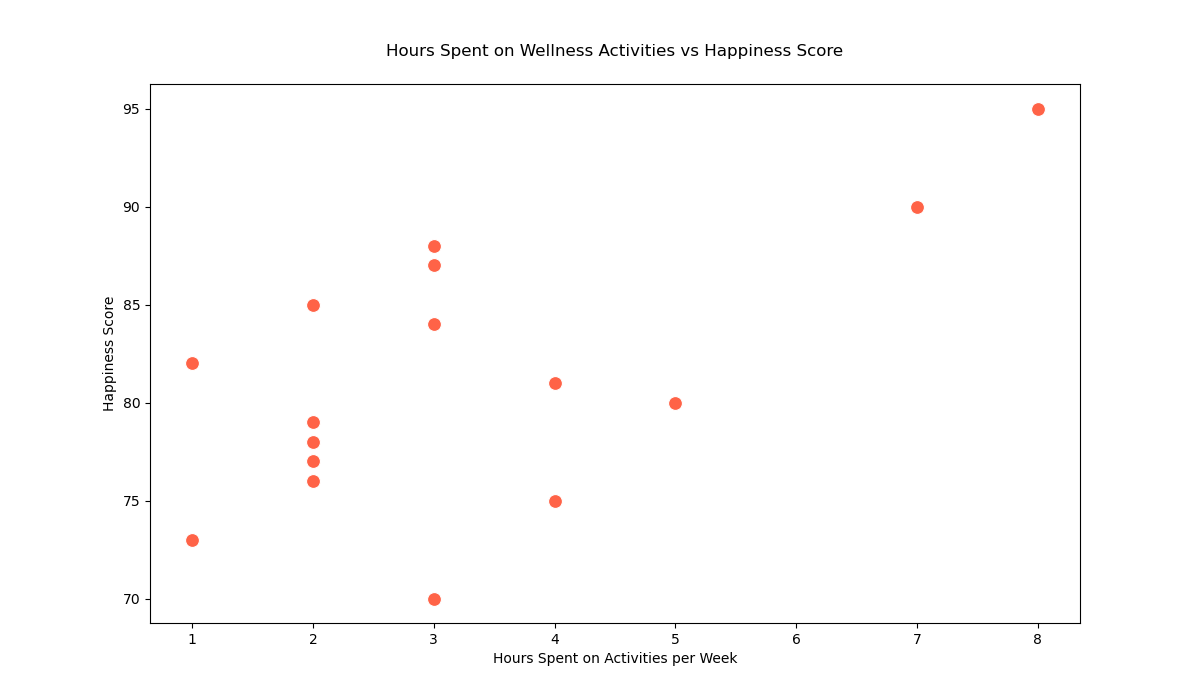

Write Python code to recreate this figure.

import pandas as pd
import seaborn as sns
import matplotlib.pyplot as plt

# Create the DataFrame
data = {
    'Activity': ['Exercise', 'Meditation', 'Reading', 'Socializing', 'Sleeping', 'Cooking', 'Gardening', 
                 'Traveling', 'Hiking', 'Painting', 'Music', 'Volunteering', 'Yoga', 'Writing', 'Photography', 'Crafting'],
    'HoursPerWeek': [5, 2, 4, 7, 8, 3, 2, 1, 3, 2, 4, 3, 3, 2, 2, 1],
    'HappinessScore': [80, 85, 75, 90, 95, 70, 78, 82, 88, 76, 81, 87, 84, 79, 77, 73]
}

df = pd.DataFrame(data)

# Set the size of the plot
plt.figure(figsize=(12, 7))

# Create scatterplot
scatter = sns.scatterplot(
    x='HoursPerWeek', 
    y='HappinessScore', 
    data=df, 
    s=100,  # size of points
    color='#FF6347'  # tomato color
)

# Setting the title
plt.title('Hours Spent on Wellness Activities vs Happiness Score', pad=20)

# Add labels to the axes
plt.xlabel('Hours Spent on Activities per Week')
plt.ylabel('Happiness Score')

# Show the plot
plt.show()
